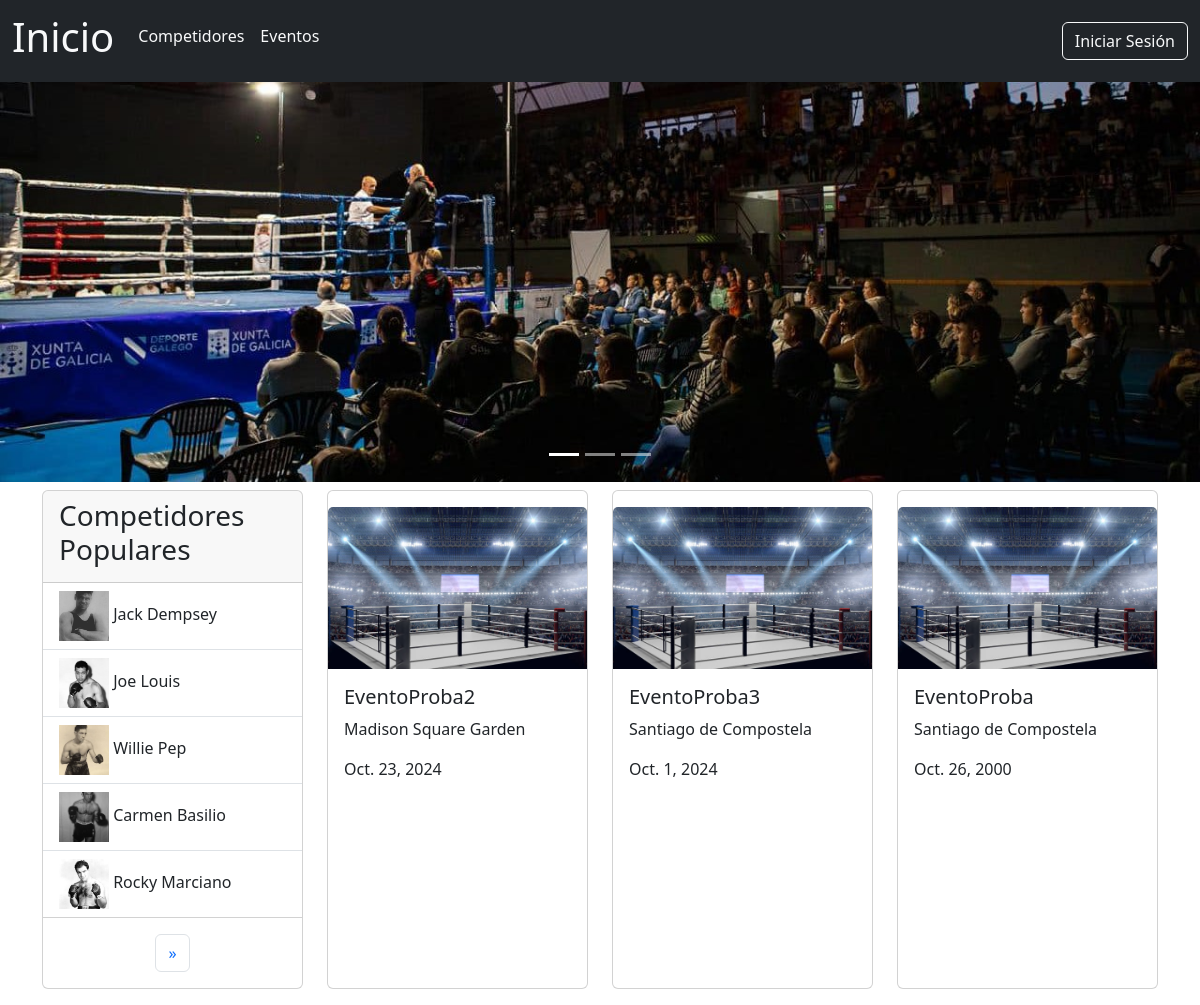
The page / on the database its author committed.
### boxGal/models.py (models this page shows, shortened)
class Competidor(models.Model):
    id_competidor = models.BigAutoField(auto_created=True, primary_key=True)
    nome_competidor = models.CharField(max_length=255)
    apelidos_competidor = models.CharField(max_length=255)
    peso_competidor = models.CharField(max_length=255)
    vitorias = models.IntegerField()
    derrotas = models.IntegerField()
    empates = models.IntegerField()
    foto_competidor = models.ImageField(upload_to='competidores/', blank=True, null=True)

class Evento(models.Model):
    id_evento = models.BigAutoField(auto_created=True, primary_key=True)
    nome_evento = models.CharField(max_length=255)
    lugar_evento = models.CharField(max_length=255)
    data_evento = models.DateField()
    foto_evento = models.ImageField(upload_to='eventos/', blank=True, null=True)

### boxGal/views.py (the view)
# urls.py: path('', views.inicioHTML, name='indexPage'),
def inicioHTML(request):
  template = loader.get_template('index.html')
  listaEventos = Evento.objects.all().values().order_by('-data_evento')[:3]
  if request.user.is_authenticated:
      competidores = request.user.favoritos.all()
  else:
      competidores = Competidor.objects.annotate(num_seguidores=Count('seguidores')).order_by('-num_seguidores')
  paginator = Paginator(competidores, 5)
  page_number = request.GET.get('page')
  page_obj = paginator.get_page(page_number)
  contido = {
    'listaEventos':listaEventos,
    'page_obj':page_obj
  }
  return HttpResponse(template.render(contido, request))

### boxGal/templates/index.html (shortened to what this page needs)
{% extends 'header.html' %}
{% block links %}
  {% load static %}
  <link href="{% static 'css/style.css' %}" rel="stylesheet" />
{% endblock %}
{% block corpo %}
  <div class="container-fluid p-0">
    <div id="carouselBoxeo" class="carousel slide text-center d-none d-sm-block" data-bs-ride="carousel">
      <div class="carousel-indicators">
        <button type="button" data-bs-target="#carouselBoxeo" data-bs-slide-to="0" class="active" aria-current="true" aria-label="Slide 1"></button>
        <button type="button" data-bs-target="#carouselBoxeo" data-bs-slide-to="1" aria-label="Slide 2"></button>
        <button type="button" data-bs-target="#carouselBoxeo" data-bs-slide-to="2" aria-label="Slide 3"></button>
      </div>
      <div class="carousel-inner">
        <div class="carousel-item active">
          <img src="/media/decoracion/car1.jpg" class="d-block img-fluid carousel-img" alt="1" />
        </div>
      </div>
      <button class="carousel-control-prev" type="button" data-bs-target="#carouselBoxeo" data-bs-slide="prev"></button>
      <button class="carousel-control-next" type="button" data-bs-target="#carouselBoxeo" data-bs-slide="next"></button>
    </div>
  </div>
  <div class="container mt-2">
    <div class="row">
      <div class="col-12 col-md-5 col-lg-3 mb-3">
        <div class="card h-100">
          <div class="card-header">
            <h3>
              {% if user.is_authenticated %}
                Competidores Seguidos
              {% else %}
                Competidores Populares
              {% endif %}
            </h3>
          </div>
          <ul class="list-group list-group-flush">
            {% for competidor in page_obj %}
              <li class="list-group-item list-group-item-action">
                <a href="{% url 'competidoresPage' %}{{ competidor.id_competidor }}" class="nav-link text-dark">
                  <img src="{% if competidor.foto_competidor %}
                      {{ competidor.foto_competidor.url }}
                    {% else %}
                      /media/competidores/defaultCompetidor.png
                    {% endif %}"
                    class="img-competidor-min"
                    alt="{{ competidor.nome_competidor }}" />
                  {{ competidor.nome_competidor }} {{ competidor.apelidos_competidor }}
                </a>
              </li>
            {% endfor %}
          </ul>
          <nav aria-label="Page navigation" class="my-3">
            <ul class="pagination justify-content-center mb-0">
              {% if page_obj.has_next %}
                <li class="page-item">
                  <a class="page-link" href="?page={{ page_obj.next_page_number }}" aria-label="Next"><span aria-hidden="true">&raquo;</span></a>
                </li>
              {% endif %}
            </ul>
          </nav>
        </div>
      </div>
      {% for evento in listaEventos %}
        <div class="col-12 col-md-6 col-lg-3 mb-3">
          <div class="card h-100">
            {% if evento.foto_evento %}
              <img src="/media/{{ evento.foto_evento }}" class="card-img-top mt-3" alt="{{ evento.nome_evento }}" />
            {% else %}
              <img src="/media/eventos/defaultEvento.jpg" class="card-img-top mt-3" alt="{{ evento.nome_evento }}" />
            {% endif %}
            <div class="card-body">
              <h5 class="card-title">{{ evento.nome_evento }}</h5>
              <div class="card-text">
                <p>{{ evento.lugar_evento }}</p>
                <p>{{ evento.data_evento }}</p>
              </div>
            </div>
          </div>
        </div>
      {% endfor %}
    </div>
  </div>
{% endblock %}

### boxGal/static/css/style.css (style rules this page uses)
.carousel { max-width: 100vw; height: 400px; overflow: hidden; }
.carousel-img { width: 100%; object-fit: cover; object-position: center; }
.img-competidor-min { width: 50px; height: 50px; object-fit: cover; }
*::after { -webkit-box-sizing: border-box; -moz-box-sizing: border-box; box-sizing: border-box; }

### rows shown on the page
Competidor: foto_competidor+nome_competidor (picture), nome_competidor "Jack", apelidos_competidor "Dempsey"
Competidor: foto_competidor (picture), nome_competidor "Joe", apelidos_competidor "Louis"
Competidor: foto_competidor (picture), nome_competidor "Willie", apelidos_competidor "Pep"
Competidor: foto_competidor (picture), nome_competidor "Carmen", apelidos_competidor "Basilio"
Competidor: foto_competidor (picture), nome_competidor "Rocky", apelidos_competidor "Marciano"
Evento: nome_evento "EventoProba2", lugar_evento "Madison Square Garden", data_evento "Oct. 23, 2024"
Evento: nome_evento "EventoProba3", lugar_evento "Santiago de Compostela", data_evento "Oct. 1, 2024"
Evento: nome_evento "EventoProba", lugar_evento "Santiago de Compostela", data_evento "Oct. 26, 2000"
